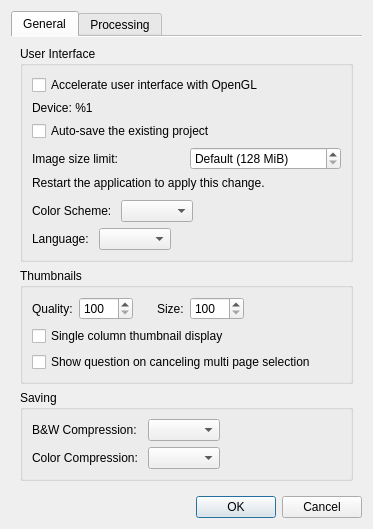
<?xml version="1.0" encoding="UTF-8"?>
<ui version="4.0">
 <class>SettingsDialog</class>
 <widget class="QDialog" name="SettingsDialog">
  <property name="geometry">
   <rect>
    <x>0</x>
    <y>0</y>
    <width>337</width>
    <height>442</height>
   </rect>
  </property>
  <property name="windowTitle">
   <string>Settings</string>
  </property>
  <layout class="QVBoxLayout" name="verticalLayout">
   <item>
    <widget class="QTabWidget" name="tabWidget">
     <property name="currentIndex">
      <number>0</number>
     </property>
     <property name="documentMode">
      <bool>true</bool>
     </property>
     <widget class="QWidget" name="tab">
      <attribute name="title">
       <string>General</string>
      </attribute>
      <layout class="QVBoxLayout" name="verticalLayout_4">
       <item>
        <widget class="QGroupBox" name="groupBox">
         <property name="title">
          <string>User Interface</string>
         </property>
         <layout class="QVBoxLayout" name="verticalLayout_2">
          <item>
           <widget class="QCheckBox" name="enableOpenglCb">
            <property name="text">
             <string>Accelerate user interface with OpenGL</string>
            </property>
           </widget>
          </item>
          <item>
           <widget class="QLabel" name="openglDeviceLabel">
            <property name="text">
             <string>Device: %1</string>
            </property>
           </widget>
          </item>
          <item>
           <widget class="QCheckBox" name="autoSaveProjectCB">
            <property name="text">
             <string>Auto-save the existing project</string>
            </property>
           </widget>
          </item>
          <item>
           <layout class="QHBoxLayout" name="imageAllocationLimitLayout">
            <item>
             <widget class="QLabel" name="imageAllocationLimitLabel">
              <property name="text">
               <string>Image size limit:</string>
              </property>
              <property name="buddy">
               <cstring>imageAllocationLimitSB</cstring>
              </property>
             </widget>
            </item>
            <item>
             <widget class="QSpinBox" name="imageAllocationLimitSB">
              <property name="toolTip">
               <string>Saved limit in MiB.
0 uses Qt's default unless QT_IMAGEIO_MAXALLOC is set.
Higher limits can exhaust memory.</string>
              </property>
              <property name="minimum">
               <number>0</number>
              </property>
              <property name="singleStep">
               <number>256</number>
              </property>
              <property name="specialValueText">
               <string>Default (128 MiB)</string>
              </property>
              <property name="suffix">
               <string> MiB</string>
              </property>
             </widget>
            </item>
           </layout>
          </item>
          <item>
           <widget class="QLabel" name="imageAllocationLimitHelpLabel">
            <property name="wordWrap">
             <bool>true</bool>
            </property>
            <property name="text">
             <string>Restart the application to apply this change.</string>
            </property>
           </widget>
          </item>
          <item>
           <spacer name="imageAllocationLimitSpacing">
            <property name="orientation">
             <enum>Qt::Vertical</enum>
            </property>
            <property name="sizeHint" stdset="0">
             <size>
              <width>1</width>
              <height>8</height>
             </size>
            </property>
           </spacer>
          </item>
          <item>
           <layout class="QHBoxLayout" name="horizontalLayout">
            <item>
             <widget class="QLabel" name="colorSchemeLabel">
              <property name="text">
               <string>Color Scheme: </string>
              </property>
             </widget>
            </item>
            <item>
             <widget class="QComboBox" name="colorSchemeBox"/>
            </item>
            <item>
             <spacer name="horizontalSpacer">
              <property name="orientation">
               <enum>Qt::Horizontal</enum>
              </property>
              <property name="sizeHint" stdset="0">
               <size>
                <width>1</width>
                <height>1</height>
               </size>
              </property>
             </spacer>
            </item>
           </layout>
          </item>
          <item>
           <layout class="QHBoxLayout" name="horizontalLayout_4">
            <item>
             <widget class="QLabel" name="languageLabel">
              <property name="text">
               <string>Language: </string>
              </property>
             </widget>
            </item>
            <item>
             <widget class="QComboBox" name="languageBox"/>
            </item>
            <item>
             <spacer name="horizontalSpacer_4">
              <property name="orientation">
               <enum>Qt::Horizontal</enum>
              </property>
              <property name="sizeHint" stdset="0">
               <size>
                <width>1</width>
                <height>1</height>
               </size>
              </property>
             </spacer>
            </item>
           </layout>
          </item>
         </layout>
         <zorder>enableOpenglCb</zorder>
         <zorder>autoSaveProjectCB</zorder>
         <zorder>openglDeviceLabel</zorder>
        </widget>
       </item>
       <item>
        <widget class="QGroupBox" name="thumbnailsParams">
         <property name="title">
          <string>Thumbnails</string>
         </property>
         <layout class="QVBoxLayout" name="verticalLayout_7">
          <item>
           <layout class="QHBoxLayout" name="horizontalLayout_8">
            <item>
             <layout class="QHBoxLayout" name="horizontalLayout_9">
              <item>
               <widget class="QLabel" name="thumbnailQualityLabel">
                <property name="text">
                 <string>Quality:</string>
                </property>
               </widget>
              </item>
              <item>
               <widget class="QSpinBox" name="thumbnailQualitySB">
                <property name="toolTip">
                 <string>The pixel size of the thumbnail image. The default value is 200.</string>
                </property>
                <property name="minimum">
                 <number>100</number>
                </property>
                <property name="maximum">
                 <number>1500</number>
                </property>
                <property name="singleStep">
                 <number>25</number>
                </property>
               </widget>
              </item>
             </layout>
            </item>
            <item>
             <spacer name="horizontalSpacer_7">
              <property name="orientation">
               <enum>Qt::Horizontal</enum>
              </property>
              <property name="sizeType">
               <enum>QSizePolicy::Fixed</enum>
              </property>
              <property name="sizeHint" stdset="0">
               <size>
                <width>18</width>
                <height>1</height>
               </size>
              </property>
             </spacer>
            </item>
            <item>
             <layout class="QHBoxLayout" name="horizontalLayout_10">
              <item>
               <widget class="QLabel" name="thumbnailSizeLabel">
                <property name="text">
                 <string>Size:</string>
                </property>
               </widget>
              </item>
              <item>
               <widget class="QSpinBox" name="thumbnailSizeSB">
                <property name="toolTip">
                 <string>The thumbnail size in the view. The default value is 250.</string>
                </property>
                <property name="minimum">
                 <number>100</number>
                </property>
                <property name="maximum">
                 <number>2000</number>
                </property>
                <property name="singleStep">
                 <number>25</number>
                </property>
               </widget>
              </item>
             </layout>
            </item>
            <item>
             <spacer name="horizontalSpacer_8">
              <property name="orientation">
               <enum>Qt::Horizontal</enum>
              </property>
              <property name="sizeHint" stdset="0">
               <size>
                <width>1</width>
                <height>1</height>
               </size>
              </property>
             </spacer>
            </item>
           </layout>
          </item>
          <item>
           <widget class="QCheckBox" name="singleColumnThumbnailsCB">
            <property name="text">
             <string>Single column thumbnail display</string>
            </property>
           </widget>
          </item>
          <item>
           <widget class="QCheckBox" name="cancelingSelectionQuestionCB">
            <property name="text">
             <string>Show question on canceling multi page selection</string>
            </property>
           </widget>
          </item>
         </layout>
        </widget>
       </item>
       <item>
        <widget class="QGroupBox" name="groupBox_2">
         <property name="title">
          <string>Saving</string>
         </property>
         <layout class="QHBoxLayout" name="horizontalLayout_2">
          <item>
           <layout class="QGridLayout" name="gridLayout">
            <item row="0" column="0">
             <widget class="QLabel" name="tiffCompressionBWLabel">
              <property name="text">
               <string>B&amp;W Compression: </string>
              </property>
             </widget>
            </item>
            <item row="0" column="1">
             <widget class="QComboBox" name="tiffCompressionBWBox"/>
            </item>
            <item row="1" column="0">
             <widget class="QLabel" name="tiffCompressionColorLabel">
              <property name="text">
               <string>Color Compression: </string>
              </property>
             </widget>
            </item>
            <item row="1" column="1">
             <widget class="QComboBox" name="tiffCompressionColorBox"/>
            </item>
           </layout>
          </item>
          <item>
           <spacer name="horizontalSpacer_2">
            <property name="orientation">
             <enum>Qt::Horizontal</enum>
            </property>
            <property name="sizeHint" stdset="0">
             <size>
              <width>1</width>
              <height>1</height>
             </size>
            </property>
           </spacer>
          </item>
         </layout>
        </widget>
       </item>
       <item>
        <spacer name="verticalSpacer_2">
         <property name="orientation">
          <enum>Qt::Vertical</enum>
         </property>
         <property name="sizeHint" stdset="0">
          <size>
           <width>20</width>
           <height>0</height>
          </size>
         </property>
        </spacer>
       </item>
      </layout>
     </widget>
     <widget class="QWidget" name="tab_2">
      <attribute name="title">
       <string>Processing</string>
      </attribute>
      <layout class="QVBoxLayout" name="verticalLayout_5">
       <item>
        <widget class="QGroupBox" name="groupBox_4">
         <property name="title">
          <string>White on black detection</string>
         </property>
         <layout class="QVBoxLayout" name="verticalLayout_6" stretch="0,0">
          <item>
           <widget class="QCheckBox" name="blackOnWhiteDetectionCB">
            <property name="toolTip">
             <string>Auto detect pages with light content on dark background. The corrections to all the auto algorithms are made for such pages.</string>
            </property>
            <property name="text">
             <string>Auto detect light content on dark background</string>
            </property>
           </widget>
          </item>
          <item>
           <widget class="QCheckBox" name="blackOnWhiteDetectionAtOutputCB">
            <property name="toolTip">
             <string>Whether to use auto detection at the output stage. The wrong result can be changed manually in the output filter options.</string>
            </property>
            <property name="text">
             <string>Use auto detection at the output stage</string>
            </property>
           </widget>
          </item>
         </layout>
        </widget>
       </item>
       <item>
        <widget class="QGroupBox" name="groupBox_3">
         <property name="title">
          <string>Deviation</string>
         </property>
         <layout class="QVBoxLayout" name="verticalLayout_3">
          <item>
           <widget class="QCheckBox" name="highlightDeviationCB">
            <property name="text">
             <string>Highlight the thumbnails of pages with high deviation</string>
            </property>
           </widget>
          </item>
          <item>
           <widget class="QGroupBox" name="deviationParams">
            <property name="title">
             <string>Params</string>
            </property>
            <layout class="QHBoxLayout" name="horizontalLayout_3">
             <item>
              <layout class="QGridLayout" name="gridLayout_2">
               <item row="0" column="0">
                <widget class="QLabel" name="deskewDeviationLabel">
                 <property name="text">
                  <string>Deskew:</string>
                 </property>
                </widget>
               </item>
               <item row="1" column="0">
                <widget class="QLabel" name="selectContentDeviationLabel">
                 <property name="text">
                  <string>Select content:</string>
                 </property>
                </widget>
               </item>
               <item row="1" column="1">
                <widget class="QDoubleSpinBox" name="selectContentDeviationCoefSB">
                 <property name="toolTip">
                  <string>Deviation multiplier: a higher value means lower sensivity.</string>
                 </property>
                 <property name="minimum">
                  <double>0.100000000000000</double>
                 </property>
                 <property name="maximum">
                  <double>9.990000000000000</double>
                 </property>
                 <property name="singleStep">
                  <double>0.050000000000000</double>
                 </property>
                </widget>
               </item>
               <item row="2" column="0">
                <widget class="QLabel" name="marginsDeviationLabel">
                 <property name="text">
                  <string>Margins:</string>
                 </property>
                </widget>
               </item>
               <item row="0" column="1">
                <widget class="QDoubleSpinBox" name="deskewDeviationCoefSB">
                 <property name="toolTip">
                  <string>Deviation multiplier: a higher value means lower sensivity.</string>
                 </property>
                 <property name="minimum">
                  <double>0.100000000000000</double>
                 </property>
                 <property name="maximum">
                  <double>9.990000000000000</double>
                 </property>
                 <property name="singleStep">
                  <double>0.050000000000000</double>
                 </property>
                </widget>
               </item>
               <item row="0" column="2">
                <widget class="QDoubleSpinBox" name="deskewDeviationThresholdSB">
                 <property name="toolTip">
                  <string>The minimum deviation to be highlighted.</string>
                 </property>
                 <property name="decimals">
                  <number>1</number>
                 </property>
                 <property name="maximum">
                  <double>999.000000000000000</double>
                 </property>
                 <property name="singleStep">
                  <double>1.000000000000000</double>
                 </property>
                </widget>
               </item>
               <item row="1" column="2">
                <widget class="QDoubleSpinBox" name="selectContentDeviationThresholdSB">
                 <property name="toolTip">
                  <string>The minimum deviation to be highlighted.</string>
                 </property>
                 <property name="decimals">
                  <number>1</number>
                 </property>
                 <property name="maximum">
                  <double>999.000000000000000</double>
                 </property>
                 <property name="singleStep">
                  <double>1.000000000000000</double>
                 </property>
                </widget>
               </item>
               <item row="2" column="1">
                <widget class="QDoubleSpinBox" name="marginsDeviationCoefSB">
                 <property name="toolTip">
                  <string>Deviation multiplier: a higher value means lower sensivity.</string>
                 </property>
                 <property name="minimum">
                  <double>0.100000000000000</double>
                 </property>
                 <property name="maximum">
                  <double>9.990000000000000</double>
                 </property>
                 <property name="singleStep">
                  <double>0.050000000000000</double>
                 </property>
                </widget>
               </item>
               <item row="2" column="2">
                <widget class="QDoubleSpinBox" name="marginsDeviationThresholdSB">
                 <property name="toolTip">
                  <string>The minimum deviation to be highlighted.</string>
                 </property>
                 <property name="decimals">
                  <number>1</number>
                 </property>
                 <property name="maximum">
                  <double>999.000000000000000</double>
                 </property>
                 <property name="singleStep">
                  <double>1.000000000000000</double>
                 </property>
                </widget>
               </item>
              </layout>
             </item>
             <item>
              <spacer name="horizontalSpacer_3">
               <property name="orientation">
                <enum>Qt::Horizontal</enum>
               </property>
               <property name="sizeHint" stdset="0">
                <size>
                 <width>1</width>
                 <height>1</height>
                </size>
               </property>
              </spacer>
             </item>
            </layout>
           </widget>
          </item>
         </layout>
        </widget>
       </item>
       <item>
        <spacer name="verticalSpacer">
         <property name="orientation">
          <enum>Qt::Vertical</enum>
         </property>
         <property name="sizeHint" stdset="0">
          <size>
           <width>20</width>
           <height>0</height>
          </size>
         </property>
        </spacer>
       </item>
      </layout>
     </widget>
    </widget>
   </item>
   <item>
    <widget class="QDialogButtonBox" name="buttonBox">
     <property name="orientation">
      <enum>Qt::Horizontal</enum>
     </property>
     <property name="standardButtons">
      <set>QDialogButtonBox::Cancel|QDialogButtonBox::Ok</set>
     </property>
    </widget>
   </item>
  </layout>
 </widget>
 <resources/>
 <connections>
  <connection>
   <sender>buttonBox</sender>
   <signal>accepted()</signal>
   <receiver>SettingsDialog</receiver>
   <slot>accept()</slot>
   <hints>
    <hint type="sourcelabel">
     <x>248</x>
     <y>254</y>
    </hint>
    <hint type="destinationlabel">
     <x>157</x>
     <y>274</y>
    </hint>
   </hints>
  </connection>
  <connection>
   <sender>buttonBox</sender>
   <signal>rejected()</signal>
   <receiver>SettingsDialog</receiver>
   <slot>reject()</slot>
   <hints>
    <hint type="sourcelabel">
     <x>316</x>
     <y>260</y>
    </hint>
    <hint type="destinationlabel">
     <x>286</x>
     <y>274</y>
    </hint>
   </hints>
  </connection>
 </connections>
</ui>
